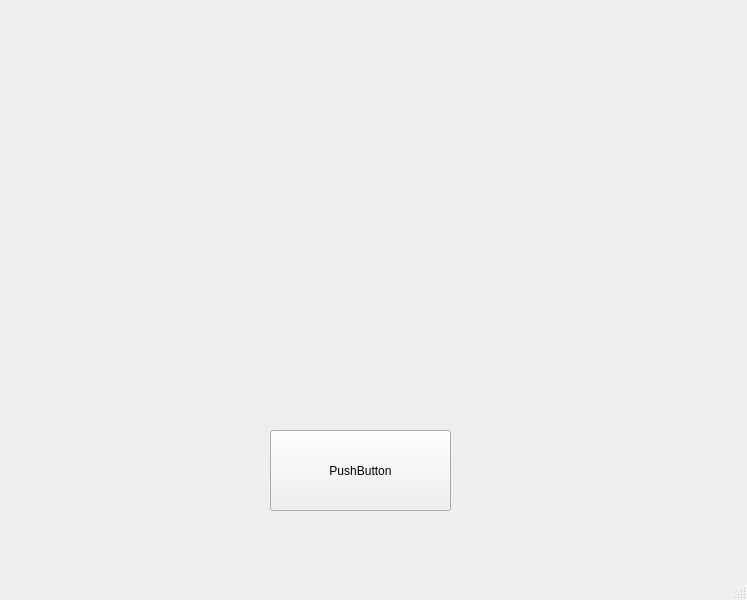
<?xml version="1.0" encoding="UTF-8"?>
<ui version="4.0">
 <class>MainWindow</class>
 <widget class="QMainWindow" name="MainWindow">
  <property name="geometry">
   <rect>
    <x>0</x>
    <y>0</y>
    <width>747</width>
    <height>600</height>
   </rect>
  </property>
  <property name="windowTitle">
   <string>MainWindow</string>
  </property>
  <widget class="QWidget" name="centralwidget">
   <widget class="QPushButton" name="pushButton">
    <property name="geometry">
     <rect>
      <x>270</x>
      <y>430</y>
      <width>181</width>
      <height>81</height>
     </rect>
    </property>
    <property name="text">
     <string>PushButton</string>
    </property>
   </widget>
  </widget>
  <widget class="QMenuBar" name="menubar">
   <property name="geometry">
    <rect>
     <x>0</x>
     <y>0</y>
     <width>747</width>
     <height>26</height>
    </rect>
   </property>
  </widget>
  <widget class="QStatusBar" name="statusbar"/>
 </widget>
 <resources/>
 <connections/>
</ui>
